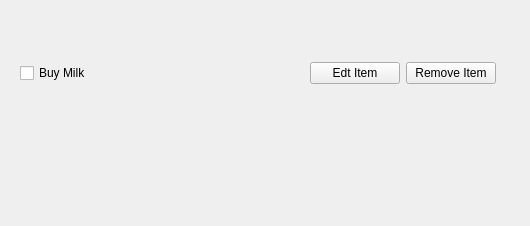
<?xml version="1.0" encoding="UTF-8"?>
<ui version="4.0">
 <class>SamTask</class>
 <widget class="QWidget" name="SamTask">
  <property name="geometry">
   <rect>
    <x>0</x>
    <y>0</y>
    <width>530</width>
    <height>226</height>
   </rect>
  </property>
  <property name="windowTitle">
   <string>Form</string>
  </property>
  <widget class="QWidget" name="">
   <property name="geometry">
    <rect>
     <x>20</x>
     <y>60</y>
     <width>280</width>
     <height>27</height>
    </rect>
   </property>
   <layout class="QHBoxLayout" name="horizontalLayout">
    <item>
     <widget class="QCheckBox" name="milkBuyCheckBox">
      <property name="text">
       <string>Buy Milk</string>
      </property>
     </widget>
    </item>
    <item>
     <spacer name="horizontalSpacer">
      <property name="orientation">
       <enum>Qt::Horizontal</enum>
      </property>
      <property name="sizeHint" stdset="0">
       <size>
        <width>60</width>
        <height>20</height>
       </size>
      </property>
     </spacer>
    </item>
   </layout>
  </widget>
  <widget class="QWidget" name="">
   <property name="geometry">
    <rect>
     <x>310</x>
     <y>60</y>
     <width>186</width>
     <height>27</height>
    </rect>
   </property>
   <layout class="QHBoxLayout" name="horizontalLayout_2">
    <item>
     <widget class="QPushButton" name="editItemButton">
      <property name="text">
       <string>Edt Item</string>
      </property>
     </widget>
    </item>
    <item>
     <widget class="QPushButton" name="removeItemButton">
      <property name="text">
       <string>Remove Item</string>
      </property>
     </widget>
    </item>
   </layout>
  </widget>
 </widget>
 <resources/>
 <connections/>
</ui>
